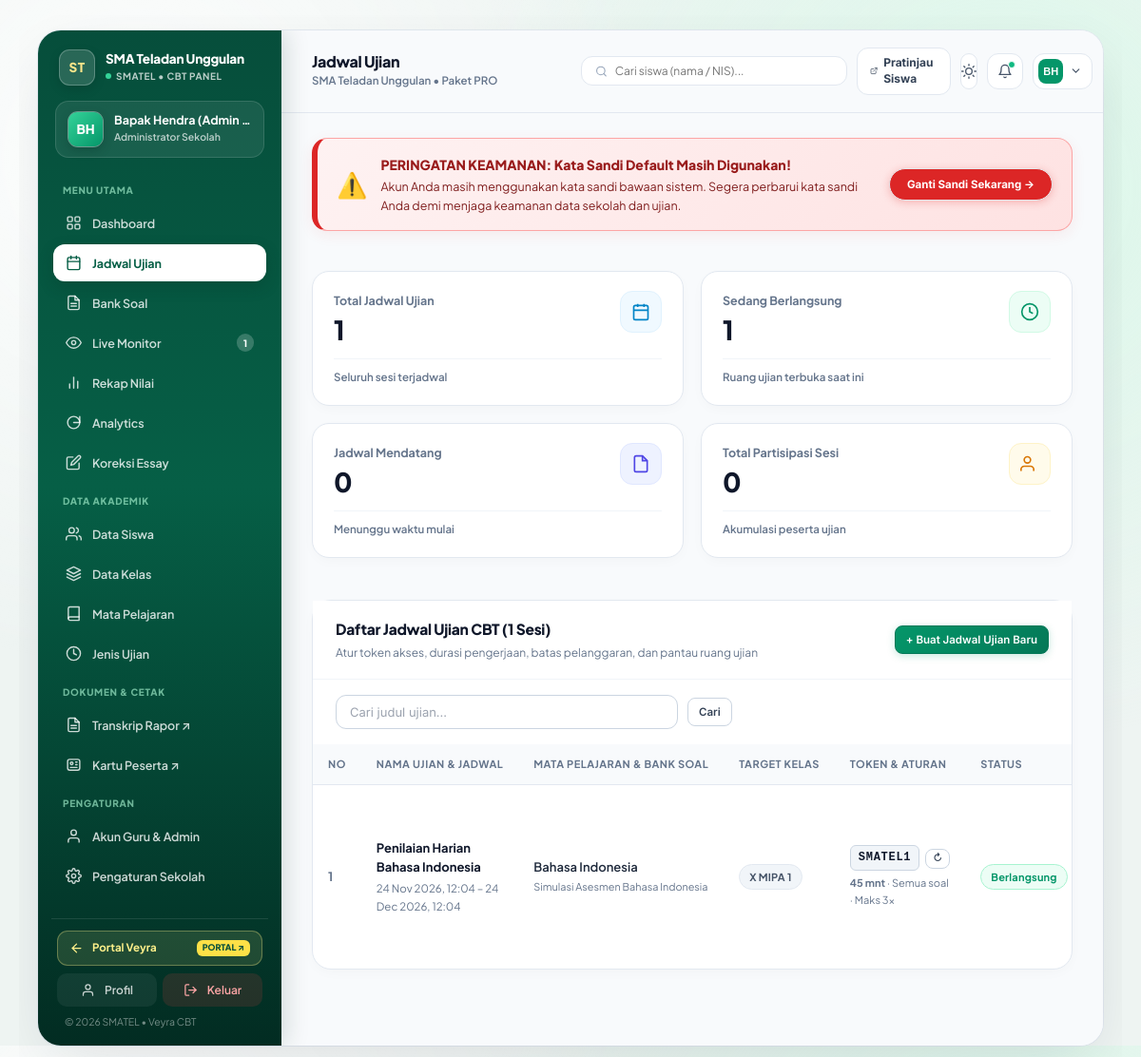
/admin/exams.php (signed in), run on the app's committed database.
### tables this page shows
CREATE TABLE `tenants` (
    `id` INT AUTO_INCREMENT PRIMARY KEY,
    `code` VARCHAR(30) NOT NULL UNIQUE,
    `slug` VARCHAR(60) NOT NULL UNIQUE,
    `subdomain` VARCHAR(60) NULL,
    `name` VARCHAR(150) NOT NULL,
    `logo_url` VARCHAR(255) NULL,
    `logo` VARCHAR(500) NULL,
    `address` TEXT NULL,
    `phone` VARCHAR(30) NULL,
    `package` VARCHAR(50) NOT NULL DEFAULT 'pro',
    `student_quota` INT NOT NULL DEFAULT 500,
    `is_active` TINYINT(1) NOT NULL DEFAULT 1,
    `created_at` DATETIME NOT NULL DEFAULT CURRENT_TIMESTAMP
);

CREATE TABLE `exams` (
    `id` INT AUTO_INCREMENT PRIMARY KEY,
    `tenant_id` INT NOT NULL,
    `bank_id` INT NOT NULL,
    `class_id` INT NULL,
    `title` VARCHAR(150) NOT NULL,
    `duration_minutes` INT NOT NULL DEFAULT 60,
    `token` VARCHAR(10) NOT NULL,
    `start_time` DATETIME NOT NULL,
    `end_time` DATETIME NOT NULL,
    `randomize_questions` TINYINT(1) NOT NULL DEFAULT 1,
    `randomize_options` TINYINT(1) NOT NULL DEFAULT 0,
    `question_count` INT NULL DEFAULT NULL,
    `show_score_immediately` TINYINT(1) NOT NULL DEFAULT 1,
    `max_violations` INT NOT NULL DEFAULT 3,
    `is_active` TINYINT(1) NOT NULL DEFAULT 1,
    `created_at` DATETIME NOT NULL DEFAULT CURRENT_TIMESTAMP,
    INDEX `idx_exams_tenant` (`tenant_id`),
    INDEX `idx_ex_tenant_active` (`tenant_id`, `is_active`),
    INDEX `idx_ex_time` (`start_time`, `end_time`),
    CONSTRAINT `fk_exams_tenant` FOREIGN KEY (`tenant_id`) REFERENCES `tenants` (`id`) ON DELETE CASCADE,
    CONSTRAINT `fk_exams_bank` FOREIGN KEY (`bank_id`) REFERENCES `question_banks` (`id`) ON DELETE CASCADE
);

CREATE TABLE `subjects` (
    `id` INT AUTO_INCREMENT PRIMARY KEY,
    `tenant_id` INT NOT NULL,
    `code` VARCHAR(20) NULL,
    `name` VARCHAR(100) NOT NULL,
    `created_at` DATETIME NOT NULL DEFAULT CURRENT_TIMESTAMP,
    INDEX `idx_subjects_tenant` (`tenant_id`),
    CONSTRAINT `fk_subjects_tenant` FOREIGN KEY (`tenant_id`) REFERENCES `tenants` (`id`) ON DELETE CASCADE
);

CREATE TABLE `question_banks` (
    `id` INT AUTO_INCREMENT PRIMARY KEY,
    `tenant_id` INT NOT NULL,
    `subject_id` INT NOT NULL,
    `title` VARCHAR(150) NOT NULL,
    `total_questions` INT NOT NULL DEFAULT 0,
    `created_by` INT NULL,
    `created_at` DATETIME NOT NULL DEFAULT CURRENT_TIMESTAMP,
    INDEX `idx_banks_tenant` (`tenant_id`),
    CONSTRAINT `fk_banks_tenant` FOREIGN KEY (`tenant_id`) REFERENCES `tenants` (`id`) ON DELETE CASCADE,
    CONSTRAINT `fk_banks_subject` FOREIGN KEY (`subject_id`) REFERENCES `subjects` (`id`) ON DELETE CASCADE
);

CREATE TABLE `classes` (
    `id` INT AUTO_INCREMENT PRIMARY KEY,
    `tenant_id` INT NOT NULL,
    `name` VARCHAR(50) NOT NULL,
    `level` VARCHAR(20) NULL,
    `created_at` DATETIME NOT NULL DEFAULT CURRENT_TIMESTAMP,
    INDEX `idx_classes_tenant` (`tenant_id`),
    CONSTRAINT `fk_classes_tenant` FOREIGN KEY (`tenant_id`) REFERENCES `tenants` (`id`) ON DELETE CASCADE
);

### admin/exams.php (the view, shortened to what the rows shown need)
<?php
$pageTitle = "Jadwal Ujian";
require_once __DIR__ . '/_bootstrap.php';
$q = trim($_GET['q'] ?? '');
$countParams = ['tenant_id' => $tenantId];
$countSql = "SELECT COUNT(*) FROM exams WHERE tenant_id = :tenant_id";
$totalExams = (int)Database::fetchColumn($countSql, $countParams);
$pg = Helper::paginate($totalExams, 15);
$listParams = ['tenant_id' => $tenantId];
$listSql = "SELECT e.*, qb.title as bank_title, s.name as subject_name, c.name as class_name,
            (SELECT COUNT(*) FROM exam_sessions WHERE exam_id = e.id) as total_participants
     FROM exams e
     JOIN question_banks qb ON e.bank_id = qb.id
     JOIN subjects s ON qb.subject_id = s.id
     LEFT JOIN classes c ON e.class_id = c.id
     WHERE e.tenant_id = :tenant_id";
$listSql .= " ORDER BY e.id DESC LIMIT " . ((int)$pg['per_page']) . " OFFSET " . ((int)$pg['offset']);
$exams = Database::fetchAll($listSql, $listParams);
$nowStr = date('Y-m-d H:i:s');
$liveExamsCnt = (int)Database::fetchColumn("SELECT COUNT(*) FROM exams WHERE tenant_id = ? AND is_active = 1 AND start_time <= ? AND end_time >= ?", [$tenantId, $nowStr, $nowStr]);
require_once __DIR__ . '/header.php';
?>
<div class="fan-kpi-grid" style="margin-bottom: 22px;">
    <div class="fan-kpi-card fan-kpi-pink">
        <div class="fan-kpi-top">
            <div>
                <div class="fan-kpi-info-label">Total Jadwal Ujian</div>
                <div class="fan-kpi-info-val"><?= number_format($totalExams, 0, ',', '.') ?></div>
            </div>
        </div>
    </div>
    <div class="fan-kpi-card fan-kpi-green">
        <div class="fan-kpi-top">
            <div>
                <div class="fan-kpi-info-label">Sedang Berlangsung</div>
                <div class="fan-kpi-info-val"><?= number_format($liveExamsCnt, 0, ',', '.') ?></div>
            </div>
        </div>
    </div>
</div>
<div class="card">
    <div class="card-header">
        <div>
            <h3 class="card-title">Daftar Jadwal Ujian CBT (<?= $totalExams ?> Sesi)</h3>
            <div style="font-size: 12px; color: #64748b; margin-top: 2px;">Atur token akses, durasi pengerjaan, batas pelanggaran, dan pantau ruang ujian</div>
        </div>
    </div>
    <div class="card-body" style="padding: 0;">
        <?php if (empty($exams)): ?>
            <p style="padding: 36px; text-align: center; color: var(--text-muted);">Belum ada jadwal ujian<?= $q !== '' ? ' pada pencarian ini' : '' ?>. Silakan buat jadwal baru.</p>
        <?php else: ?>
            <div class="table-responsive">
                <table class="table">
                    <thead>
                        <tr>
                            <th style="width: 50px;">No</th>
                            <th>Nama Ujian &amp; Jadwal</th>
                            <th>Mata Pelajaran &amp; Bank Soal</th>
                            <th>Target Kelas</th>
                            <th>Token &amp; Aturan</th>
                            <th>Status</th>
                        </tr>
                    </thead>
                    <tbody>
                        <?php
                        $nowTs = time();
                        foreach ($exams as $idx => $ex):
                            $startTs = strtotime($ex['start_time']);
                            $endTs   = strtotime($ex['end_time']);
                        ?>
                            <tr>
                                <td style="font-weight: 700; color: #64748b;"><?= $pg['offset'] + $idx + 1 ?></td>
                                <td>
                                    <div style="font-weight: 700; color: #0f172a;"><?= htmlspecialchars($ex['title']) ?></div>
                                    <div style="font-size: 11.5px; color: #64748b; margin-top: 3px;">
                                        <?= date('d M Y, H:i', $startTs) ?> &ndash; <?= date('d M Y, H:i', $endTs) ?>
                                    </div>
                                </td>
                                <td>
                                    <div style="font-weight: 600; color: #1e293b;"><?= htmlspecialchars($ex['subject_name']) ?></div>
                                    <small style="color: #64748b;"><?= htmlspecialchars($ex['bank_title']) ?></small>
                                </td>
                                <td><span class="badge badge-neutral"><?= htmlspecialchars($ex['class_name'] ?: 'Semua Kelas') ?></span></td>
                                <td>
                                    <div style="display: flex; align-items: center; gap: 6px; margin-bottom: 4px;">
                                        <span style="font-family: monospace; font-size: 12px; font-weight: 800; letter-spacing: 0.06em; padding: 3px 8px; border-radius: 6px; background: #f1f5f9; color: #0f172a; border: 1px solid #cbd5e1;">
                                            <?= htmlspecialchars($ex['token']) ?>
                                        </span>
                                        <form method="POST" style="display: inline; margin: 0;" onsubmit="return confirm('Ganti token ujian <?= htmlspecialchars(addslashes($ex['title'])) ?>?')">
                                            <button type="submit" class="btn btn-outline btn-sm" style="padding: 2px 7px; font-size: 10.5px;" title="Acak ulang token">&#x21bb;</button>
                                        </form>
                                    </div>
                                    <div style="font-size: 11px; color: #64748b;">
                                        <b><?= (int)$ex['duration_minutes'] ?> mnt</b> &middot;
                                        <?= $ex['question_count'] ? (int)$ex['question_count'] . ' soal' : 'Semua soal' ?>
                                        &middot; Maks <?= (int)$ex['max_violations'] ?>x
                                    </div>
                                </td>
                                <td>
                                    <?php if (!$ex['is_active']): ?>
                                        <span class="badge badge-danger">Nonaktif</span>
                                    <?php elseif ($nowTs >= $startTs && $nowTs <= $endTs): ?>
                                        <span class="badge badge-success">Berlangsung</span>
                                    <?php elseif ($nowTs < $startTs): ?>
                                        <span class="badge badge-primary">Terjadwal</span>
                                    <?php else: ?>
                                        <span class="badge badge-neutral">Selesai</span>
                                    <?php endif; ?>
                                </td>
                            </tr>
                        <?php endforeach; ?>
                    </tbody>
                </table>
            </div>
        <?php endif; ?>
    </div>
</div>
<?php require_once __DIR__ . '/footer.php'; ?>

### admin/header.php (shortened to what the rows shown need)
<?php
require_once __DIR__ . '/../core/Database.php';
require_once __DIR__ . '/../core/Tenant.php';
require_once __DIR__ . '/../core/Helper.php';
$school = Tenant::get();
$ssoConfigFile = __DIR__ . '/../config/sso.php';
$ssoConfig = file_exists($ssoConfigFile) ? (require $ssoConfigFile) : [];
$isLocalHost = in_array($_SERVER['HTTP_HOST'] ?? 'localhost', ['localhost', '127.0.0.1'], true)
    || strpos($_SERVER['HTTP_HOST'] ?? '', 'localhost:') === 0
    || substr($_SERVER['HTTP_HOST'] ?? '', -5) === '.test';
$portalBaseUrl = rtrim((string)($ssoConfig['sso_server_url'] ?? ($isLocalHost ? 'http://localhost/veyraeducate/public' : 'https://veyracreative.site')), '/');
$portalDashboardUrl = $portalBaseUrl . '/dashboard';
?>
<!DOCTYPE html>
<html lang="id">
<head>
    <link rel="stylesheet" href="../assets/css/style.css?v=<?= filemtime(__DIR__ . '/../assets/css/style.css') ?>">
</head>
<body class="admin-fan-page">
<div class="fan-app-canvas">
    <aside class="fan-sidebar" id="fanSidebar">
        <div>
            <div class="fan-sidebar-brand-row">
                <a href="<?= htmlspecialchars($portalDashboardUrl) ?>" class="fan-sidebar-brand" style="display: flex; align-items: center; gap: 11px; text-decoration: none; color: inherit; min-width: 0; flex: 1;" title="Kembali ke Portal Veyra: <?= htmlspecialchars($school['name'] ?? 'CBT Online') ?>">
                    <div style="min-width: 0; flex: 1;">
                        <div style="font-size: 13.5px; font-weight: 800; letter-spacing: -0.2px; line-height: 1.25; overflow: hidden; text-overflow: ellipsis; white-space: nowrap;" title="<?= htmlspecialchars($school['name'] ?? 'CBT Online') ?>">
                            <?= htmlspecialchars($school['name'] ?? 'CBT Online') ?>
                        </div>
                        <div style="font-size: 10px; color: rgba(255, 255, 255, 0.72); font-weight: 700; margin-top: 2px; text-transform: uppercase; letter-spacing: 0.5px; display: flex; align-items: center; gap: 5px;">
                            <span style="width: 6px; height: 6px; border-radius: 50%; background: #34d399; display: inline-block;"></span>
                            <span style="overflow: hidden; text-overflow: ellipsis; white-space: nowrap;"><?= htmlspecialchars($school['code']) ?> &bull; CBT Panel</span>
                        </div>
                    </div>
                </a>
            </div>
        </div>
        <div class="fan-sidebar-bottom">
            <a href="<?= htmlspecialchars($portalDashboardUrl) ?>" class="fan-portal-return-btn" title="Kembali ke Dashboard Portal Utama Veyra Educate">
                <svg class="fan-nav-svg" viewBox="0 0 24 24" fill="none" stroke="currentColor" stroke-width="2.3" style="width: 15px; height: 15px;">
                    <line x1="19" y1="12" x2="5" y2="12"></line>
                    <polyline points="12 19 5 12 12 5"></polyline>
                </svg>
                <span>Portal Veyra</span>
                <span class="fan-portal-badge">PORTAL ↗</span>
            </a>
            <div style="display: flex; gap: 6px;">
                <a href="profile.php" class="fan-logout-btn" style="flex: 1; justify-content: center; background: rgba(255,255,255,0.06);">
                </a>
                <a href="../logout.php" class="fan-logout-btn" style="flex: 1; justify-content: center; background: rgba(239,68,68,0.14); color: #fca5a5;">
                </a>
            </div>
            <div class="fan-sidebar-copy">&copy; <?= date('Y') ?> <?= htmlspecialchars($school['code']) ?> &bull; Veyra CBT</div>
        </div>
    </aside>
    <main class="fan-main-content">
        <div class="fan-top-header">
            <div style="display: flex; align-items: center; gap: 14px; min-width: 0;">
                <div style="min-width: 0;">
                    <div style="font-size: 16px; font-weight: 800; color: #0f172a; letter-spacing: -0.3px; line-height: 1.2;">
                        <?= htmlspecialchars($pageTitle ?? 'Dashboard Admin') ?>
                    </div>
                    <div style="font-size: 11.5px; color: #64748b; font-weight: 600; margin-top: 2px; white-space: nowrap; overflow: hidden; text-overflow: ellipsis;">
                        <?= htmlspecialchars($school['name'] ?? 'CBT Online') ?> &bull; Paket <?= strtoupper(htmlspecialchars($school['package'] ?? 'PRO')) ?>
                    </div>
                </div>
            </div>
        </div>

### data on the page
tenants: name "SMA Teladan Unggulan", code "SMATEL", package "PRO", id "1"
exams: $pg['offset'] + $idx + 1 "1", title "Penilaian Harian Bahasa Indonesia", start_time "24 Nov 2026, 12:04", end_time "24 Dec 2026, 12:04", subjects.name "Bahasa Indonesia", bank.title "Simulasi Asesmen Bahasa Indonesia", class.name "X MIPA 1", token "SMATEL1", duration_minutes "45", shows "Semua soal", max_violations "3", is_active "Berlangsung"

### other printed values
$schoolInitials "ST"
$initials "BH"
$user['name'] "Bapak Hendra (Admin…"
count($notifExams) "1"
$pageTitle "Jadwal Ujian"
$upcomingExamsCnt "0"
$totalSessionsCnt "0"
